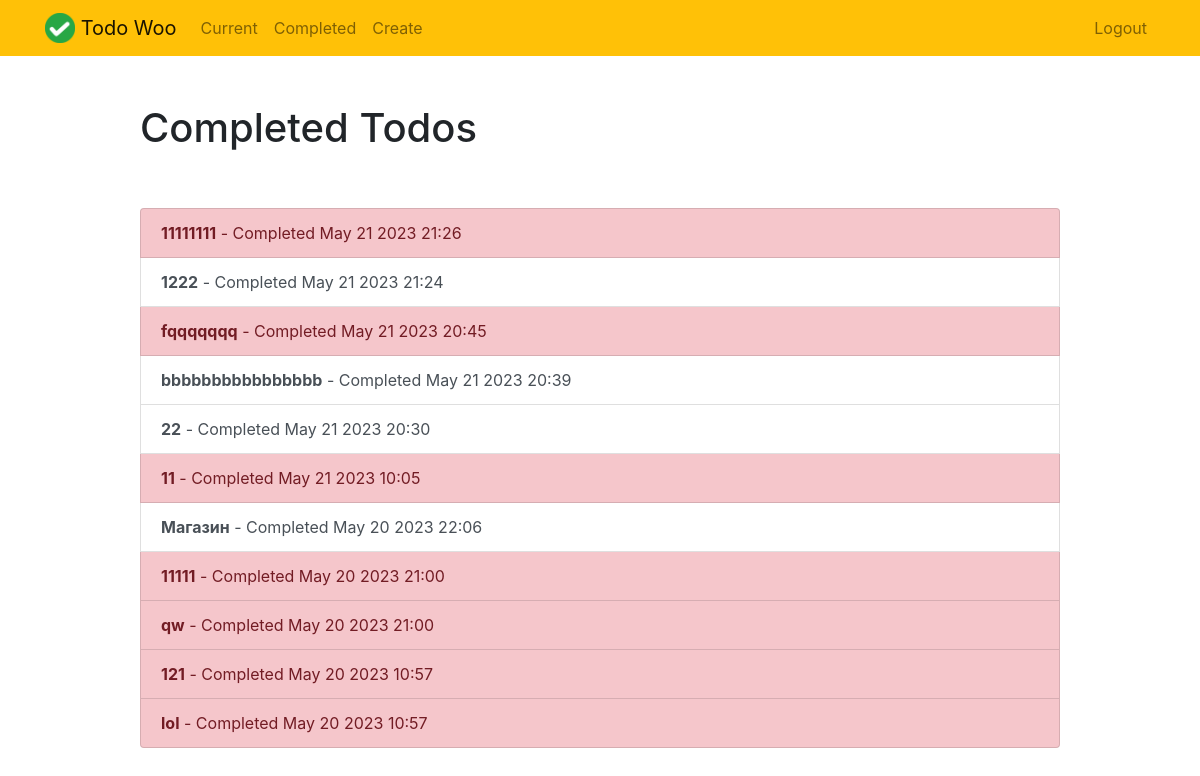
The app's page /completed/ (signed in) with its own data.
### todo/models.py (models this page shows, shortened)
class Todo(models.Model):
    title = models.CharField(max_length=100)
    memo = models.TextField(blank=True)
    created = models.DateTimeField(auto_now_add=True)
    datecompleted = models.DateTimeField(null=True, blank=True)
    important = models.BooleanField(default=False)
    user = models.ForeignKey(User, on_delete=models.CASCADE)
    class Meta:
        verbose_name = 'Todos'
        verbose_name_plural = 'Todos'

### todo/views.py (the view)
# urls.py: path('completed/', views.completedtodos, name='completedtodos'),
@login_required
def completedtodos(request):
    completed_todos_cache = cache.get('completed_todos_cache')
    if not completed_todos_cache:
        completed_todos_cache = Todo.objects.filter(user=request.user, datecompleted__isnull=False).order_by(
            '-datecompleted')
        cache.set('completed_todos_cache', completed_todos_cache, 10)
    else:
        completed_todos_cache = cache.get('completed_todos_cache')
    return render(request, 'todo/completedtodos.html', {'completed_todos_cache': completed_todos_cache})

### todo/templates/todo/completedtodos.html
{% extends "todo/base.html" %}
{% block content %}
    <div class="row justify-content-center mt-5">
        <div class="col-md-10">
            <h1>Completed Todos</h1>
        </div>
    </div>
    <div class="row justify-content-center mt-5">
        <div class="col-md-10">
            <div class="list-group">
                {% for todo in completed_todos_cache %}
                    <a href="{% url 'viewtodo' todo.id %}" class="list-group-item list-group-item-action{% if todo.important %} list-group-item-danger{% endif %}"><b>{{ todo.title }}</b> - Completed {{ todo.datecompleted|date:'M j Y H:i' }}</a>
                {% endfor %}
            </div>
        </div>
    </div>
{% endblock %}

### records on screen
Todo: title "11111111", datecompleted "May 21 2023 21:26"
Todo: title "1222", datecompleted "May 21 2023 21:24"
Todo: title "fqqqqqqq", datecompleted "May 21 2023 20:45"
Todo: title "bbbbbbbbbbbbbbbb", datecompleted "May 21 2023 20:39"
Todo: title "22", datecompleted "May 21 2023 20:30"
Todo: title "11", datecompleted "May 21 2023 10:05"
Todo: title "Магазин", datecompleted "May 20 2023 22:06"
Todo: title "11111", datecompleted "May 20 2023 21:00"
Todo: title "qw", datecompleted "May 20 2023 21:00"
Todo: title "121", datecompleted "May 20 2023 10:57"
Todo: title "lol", datecompleted "May 20 2023 10:57"
